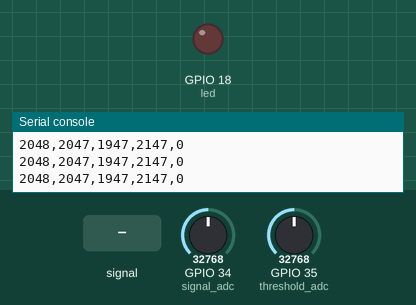
Simulated run of this program. Board: ESP32 board running MicroPython. On the bench: output pins drawn as LEDs (lit = HIGH), the last lines printed to the serial console. Wiring (from the project's diagram.json): red LED on GPIO 18, potentiometer on GPIO 34, potentiometer on GPIO 35. The test bench sets the inputs (shaded band); at power-on: GPIO 34 (signal_adc) = 32768, GPIO 35 (threshold_adc) = 32768 (analog values on the 0–65535 scale).

Above: at 1.2 s.
1.3 s: GPIO 34 (signal_adc) fed a 200 Hz sine of ±5242 counts around its level
At 4.2 s:
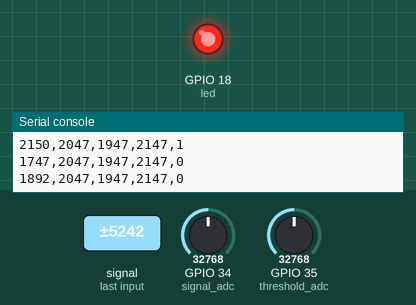
4.3 s: GPIO 34 (signal_adc) set to 45874
At 5.1 s:
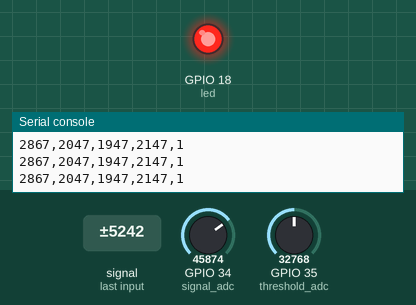
5.8 s: GPIO 34 (signal_adc) set to 32288
7.3 s: GPIO 34 (signal_adc) set to 30176
At 8.5 s:
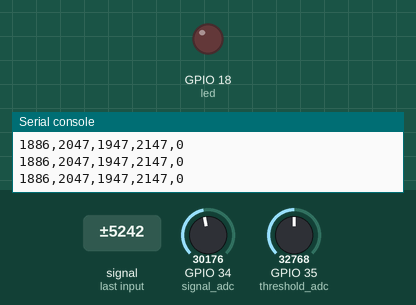
8.8 s: GPIO 34 (signal_adc) set to 33472
10.3 s: GPIO 34 (signal_adc) set to 35424
At 11.4 s:
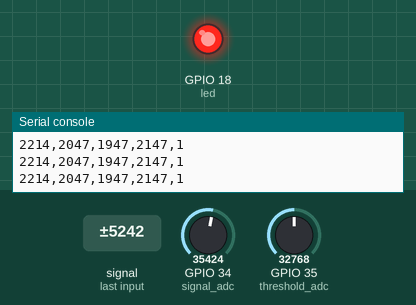
Timing chart, 0 to 12.8 s (numbered marks = the images above; inputs shaded):
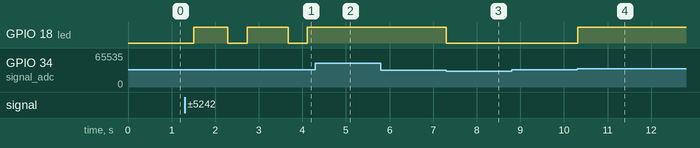

The program:

main.py
```python
from machine import ADC, Pin
from time import sleep_ms, ticks_ms, ticks_diff

ADC_MAX = 4095
HYSTERESIS = 100  # Semibanda in codici ADC: usare valori da 1 a 2047.
SAMPLE_MS = 20
REPORT_MS = 200
signal_adc = ADC(Pin(34), atten=ADC.ATTN_11DB)
threshold_adc = ADC(Pin(35), atten=ADC.ATTN_11DB)
signal_adc.width(ADC.WIDTH_12BIT)
threshold_adc.width(ADC.WIDTH_12BIT)
led = Pin(18, Pin.OUT, value=0)
alarm_on = False
print('segnale,soglia,bassa,alta,allarme')
last_sample = ticks_ms()
last_report = last_sample

while True:
    now = ticks_ms()
    if ticks_diff(now, last_sample) >= SAMPLE_MS:
        last_sample = now
        signal = signal_adc.read_u16() // 16
        setting = threshold_adc.read_u16() // 16
        # Restringi il centro per mantenere i due limiti entro 0..4095.
        threshold = HYSTERESIS + setting * (ADC_MAX - 2 * HYSTERESIS) // ADC_MAX
        lower = threshold - HYSTERESIS
        upper = threshold + HYSTERESIS

        if not alarm_on and signal >= upper:
            alarm_on = True
        elif alarm_on and signal <= lower:
            alarm_on = False
        led.value(1 if alarm_on else 0)

        if ticks_diff(now, last_report) >= REPORT_MS:
            last_report = now
            print(signal, threshold, lower, upper, 1 if alarm_on else 0, sep=',')
    sleep_ms(1)
```

Measured:
- the behaviour switches between 31168 and 31152 on GPIO 34 (signal_adc) (found by bisection; images 2 and 3)
- the behaviour switches between 34336 and 34352 on GPIO 34 (signal_adc) (found by bisection; images 3 and 4)
- after the input at 1.3 s, GPIO 18 (led): goes HIGH 0.78 s, LOW 0.44 s, HIGH 0.94 s, LOW 0.44 s, then HIGH, starting after 0.21 s
- after the input at 4.3 s, GPIO 18 (led): stays HIGH (without the input it goes to LOW after 0.76 s)
- after the input at 7.3 s, GPIO 18 (led): HIGH → LOW at once
- after the input at 10.3 s, GPIO 18 (led): LOW → HIGH at once
